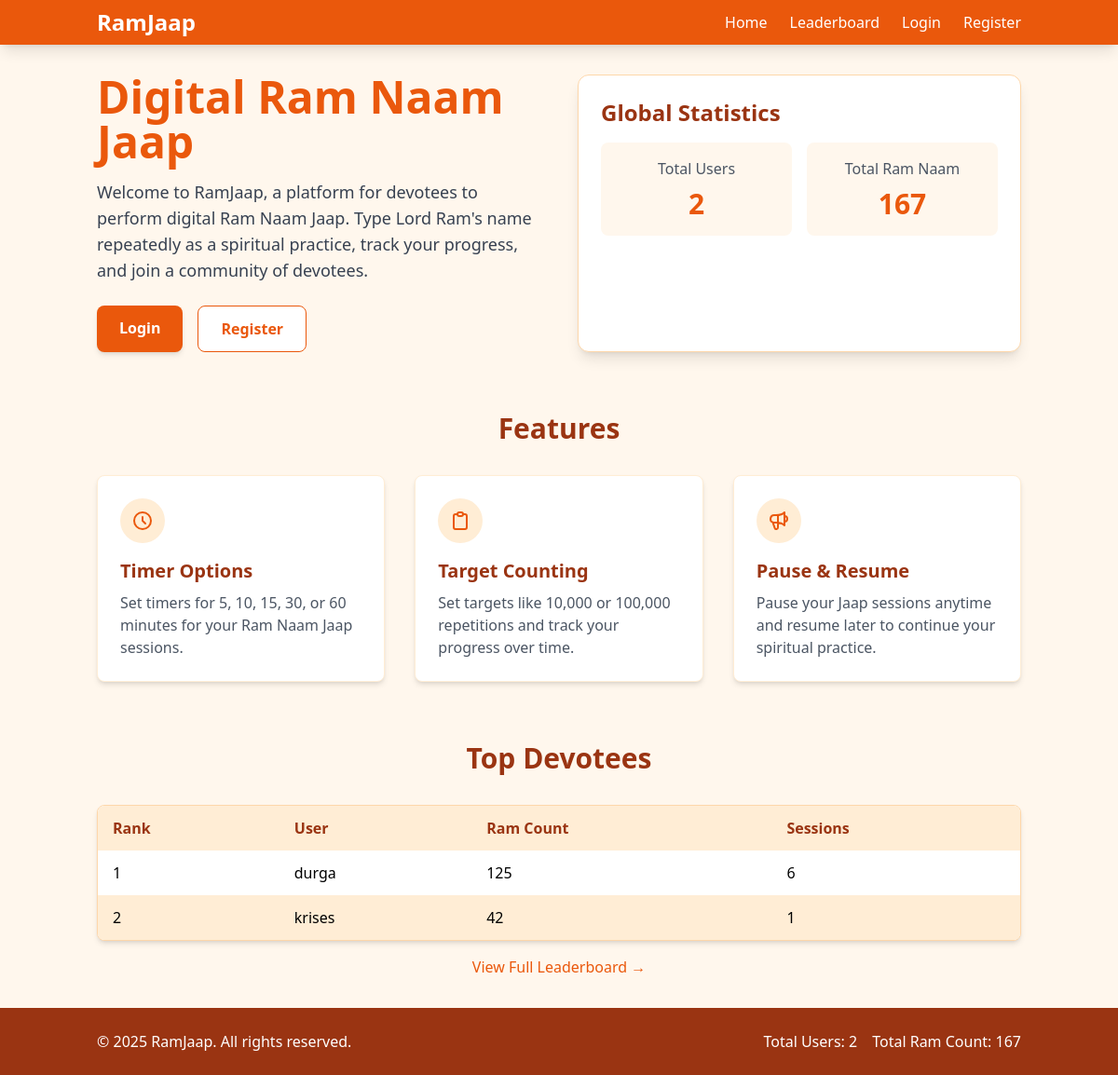
The page / on the database its author committed.
### accounts/models.py (models this page shows, shortened)
class UserProfile(TimeStampedModel):
    user = models.OneToOneField(User, on_delete=models.CASCADE, related_name='profile')
    total_ram_count = models.PositiveIntegerField(default=0)
    total_sessions = models.PositiveIntegerField(default=0)

### core/views.py (the view)
# urls.py: path('', views.home, name='home'),
def home(request):
    total_users = User.objects.count()
    try:
        total_ram_count = JaapCount.objects.get(id=1).total_count
    except JaapCount.DoesNotExist:
        total_ram_count = 0
    top_users = UserProfile.objects.order_by('-total_ram_count')[:5]
    context = {
        'total_users': total_users,
        'total_ram_count': total_ram_count,
        'top_users': top_users,
    }
    return render(request, 'core/home.html', context)

### core/views.py (called while the page is built)
def global_stats_context(request):
    total_users = User.objects.count()
    try:
        total_ram_count = JaapCount.objects.get(id=1).total_count
    except JaapCount.DoesNotExist:
        total_ram_count = 0
    return {
        'total_users': total_users,
        'total_ram_count': total_ram_count,
    }

### templates/core/home.html (shortened to what this page needs)
{% extends 'base.html' %}
{% load static %}
{% block content %}
<div class="grid grid-cols-1 lg:grid-cols-2 gap-10">
    <div class="flex flex-col justify-center">
        <h1 class="text-4xl md:text-5xl font-bold text-orange-600 mb-4">Digital Ram Naam Jaap</h1>
        <p class="text-lg text-gray-700 mb-6">
            Welcome to RamJaap, a platform for devotees to perform digital Ram Naam Jaap. Type Lord Ram's name repeatedly
            as a spiritual practice, track your progress, and join a community of devotees.
        </p>
        {% if user.is_authenticated %}
            <div class="flex space-x-4">
                <a href="{% url 'jaap_input' %}" class="px-6 py-3 bg-orange-600 text-white font-semibold rounded-lg shadow-md hover:bg-orange-700 transition">Start Jaap</a>
                <a href="{% url 'dashboard' %}" class="px-6 py-3 bg-white text-orange-600 border border-orange-600 font-semibold rounded-lg hover:bg-orange-50 transition">My Dashboard</a>
            </div>
        {% else %}
            <div class="flex space-x-4">
                <a href="{% url 'login' %}" class="px-6 py-3 bg-orange-600 text-white font-semibold rounded-lg shadow-md hover:bg-orange-700 transition">Login</a>
                <a href="{% url 'register' %}" class="px-6 py-3 bg-white text-orange-600 border border-orange-600 font-semibold rounded-lg hover:bg-orange-50 transition">Register</a>
            </div>
        {% endif %}
    </div>
    <div class="bg-white rounded-xl shadow-lg p-6 border border-orange-200">
        <h2 class="text-2xl font-bold text-orange-800 mb-4">Global Statistics</h2>
        <div class="grid grid-cols-2 gap-4">
            <div class="bg-orange-50 rounded-lg p-4 text-center">
                <p class="text-gray-600 mb-2">Total Users</p>
                <p class="text-3xl font-bold text-orange-600">{{ total_users }}</p>
            </div>
            <div class="bg-orange-50 rounded-lg p-4 text-center">
                <p class="text-gray-600 mb-2">Total Ram Naam</p>
                <p class="text-3xl font-bold text-orange-600">{{ total_ram_count }}</p>
            </div>
        </div>
    </div>
</div>
<div class="mt-16">
    <h2 class="text-3xl font-bold text-orange-800 mb-8 text-center">Features</h2>
    <div class="grid grid-cols-1 md:grid-cols-3 gap-8">
        <div class="bg-white rounded-lg shadow-md p-6 border border-orange-100">
            <div class="w-12 h-12 bg-orange-100 rounded-full flex items-center justify-center mb-4">
                <svg class="w-6 h-6 text-orange-600" fill="none" stroke="currentColor" viewBox="0 0 24 24" xmlns="http://www.w3.org/2000/svg">
                    <path stroke-linecap="round" stroke-linejoin="round" stroke-width="2" d="M12 8v4l3 3m6-3a9 9 0 11-18 0 9 9 0 0118 0z"></path>
                </svg>
            </div>
            <h3 class="text-xl font-semibold text-orange-800 mb-2">Timer Options</h3>
            <p class="text-gray-600">Set timers for 5, 10, 15, 30, or 60 minutes for your Ram Naam Jaap sessions.</p>
        </div>
        <div class="bg-white rounded-lg shadow-md p-6 border border-orange-100">
            <div class="w-12 h-12 bg-orange-100 rounded-full flex items-center justify-center mb-4">
            </div>
            <h3 class="text-xl font-semibold text-orange-800 mb-2">Target Counting</h3>
            <p class="text-gray-600">Set targets like 10,000 or 100,000 repetitions and track your progress over time.</p>
        </div>
        <div class="bg-white rounded-lg shadow-md p-6 border border-orange-100">
            <div class="w-12 h-12 bg-orange-100 rounded-full flex items-center justify-center mb-4">
            </div>
            <h3 class="text-xl font-semibold text-orange-800 mb-2">Pause & Resume</h3>
            <p class="text-gray-600">Pause your Jaap sessions anytime and resume later to continue your spiritual practice.</p>
        </div>
    </div>
</div>
<div class="mt-16">
    <h2 class="text-3xl font-bold text-orange-800 mb-8 text-center">Top Devotees</h2>
    <div class="bg-white rounded-lg shadow-md overflow-hidden border border-orange-200">
        <table class="min-w-full">
            <thead>
                <tr class="bg-orange-100">
                    <th class="py-3 px-4 text-left font-semibold text-orange-800">Rank</th>
                    <th class="py-3 px-4 text-left font-semibold text-orange-800">User</th>
                    <th class="py-3 px-4 text-left font-semibold text-orange-800">Ram Count</th>
                    <th class="py-3 px-4 text-left font-semibold text-orange-800">Sessions</th>
                </tr>
            </thead>
            <tbody>
                {% for profile in top_users %}
                <tr class="leaderboard-row">
                    <td class="py-3 px-4">{{ forloop.counter }}</td>
                    <td class="py-3 px-4">{{ profile.user.username }}</td>
                    <td class="py-3 px-4">{{ profile.total_ram_count }}</td>
                    <td class="py-3 px-4">{{ profile.total_sessions }}</td>
                </tr>
                {% empty %}
                <tr>
                    <td colspan="4" class="py-8 text-center text-gray-500">No users have performed Ram Jaap yet. Be the first!</td>
                </tr>
                {% endfor %}
            </tbody>
        </table>
    </div>
    <div class="mt-4 text-center">
        <a href="{% url 'leaderboard' %}" class="text-orange-600 hover:text-orange-800 font-medium">View Full Leaderboard →</a>
    </div>
</div>
{% endblock %}

### static/css/custom.css (style rules this page uses)
.leaderboard-row:nth-child(even) { background-color: #ffedd5; }

### rows shown on the page
UserProfile: user.username "durga", total_ram_count "125", total_sessions "6"
UserProfile: user.username "krises", total_ram_count "42", total_sessions "1"

### other values the page prints
{{ total_users }} "2"
{{ total_ram_count }} "167"
